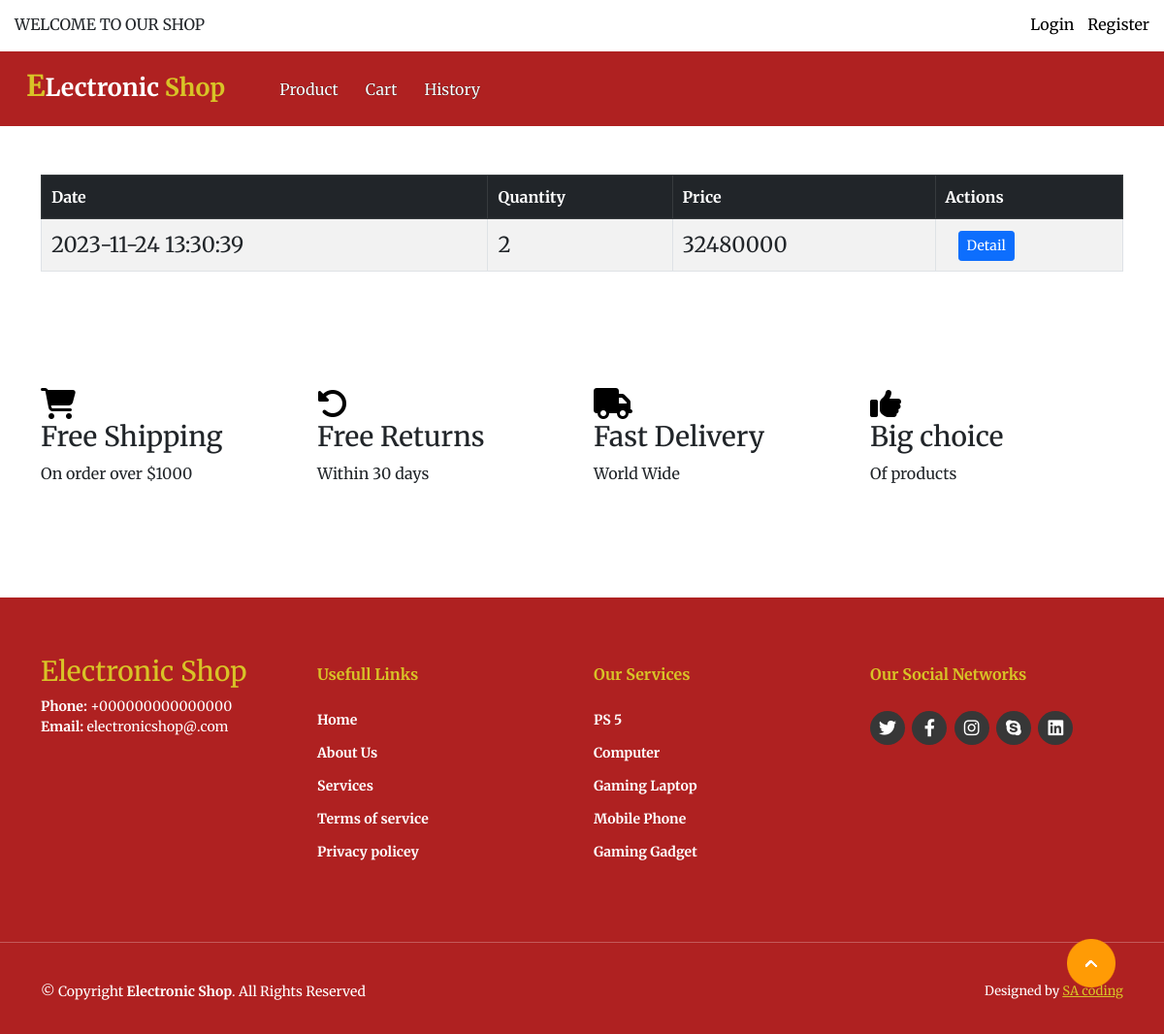
Screenshot of /history.php?id=73 with the database file from the repository.
### tables this page shows
CREATE TABLE `transaction` (
  `id` bigint NOT NULL AUTO_INCREMENT,
  `cart_id` bigint DEFAULT NULL,
  `total_price` bigint DEFAULT NULL,
  `total_quantity` bigint DEFAULT NULL,
  `transaction_date` datetime DEFAULT NULL,
  `user_id` bigint DEFAULT NULL,
  PRIMARY KEY (`id`),
  KEY `cart_id` (`cart_id`),
  KEY `fk_user_id` (`user_id`),
  CONSTRAINT `fk_user_id` FOREIGN KEY (`user_id`) REFERENCES `user` (`id`),
  CONSTRAINT `transaction_ibfk_1` FOREIGN KEY (`cart_id`) REFERENCES `cart` (`id`)
);

### history.php (the view, shortened to what this page needs)
<!DOCTYPE html>
<html lang="en">
<head>
    <link rel="stylesheet" href="style.css">
    <link href="https://cdn.jsdelivr.net/npm/bootstrap@5.0.2/dist/css/bootstrap.min.css" rel="stylesheet"
>
    <link rel="stylesheet" href="https://cdnjs.cloudflare.com/ajax/libs/font-awesome/6.2.0/css/all.min.css">
</head>
<body>
    <div class="fixed-top">
        <div class="top-navbar  bg-white">
            <p>WELCOME TO OUR SHOP</p>
            <div class="icons">
                <a href="login.php"><img src="./images/register.png" alt="" width="18px">Login</a>
                <a href="register.php"><img src="./images/register.png" alt="" width="18px">Register</a>
            </div>
        </div>
        <nav class="navbar navbar-expand-lg" id="navbar">
            <div class="container-fluid">
                <a class="navbar-brand" href="" id="logo"><span id="span1">E</span>Lectronic <span>Shop</span></a>
                <div class="collapse navbar-collapse" id="navbarSupportedContent">
                    <ul class="navbar-nav me-auto mb-2 mb-lg-0">
                        <li class="nav-item">
                            <a class="nav-link" id="productLink" href="">Product</a>
                        </li>
                        <li class="nav-item">
                            <a class="nav-link" id="cartLink" href="#">Cart</a>
                        </li>
                        <li class="nav-item">
                            <a class="nav-link" id="historyLink" href="">History</a>
                        </li>
                    </ul>
                </div>
            </div>
        </nav>
    </div>
    <div class="container mt-5">
        <div class="table-responsive">
            <table class="table  table-hover table-bordered table-striped" id="sortable-table">
                <thead>
                    <tr class="table-dark">
                        <th data-sort="date">Date</th>
                        <th data-sort="number">Quantity</th>
                        <th data-sort="number">Price</th>
                        <th>Actions</th>
                    </tr>
                </thead>
                <tbody>
                    <?php
                    $servername = "localhost";
                    $username = "root";
                    $password = "12345678";
                    $database = "projectlaptop";
                    $connection = new mysqli($servername, $username, $password, $database);
                    $user_id = $_GET['id'];
                    $sql = "SELECT id,transaction_date,total_quantity,total_price
                            FROM transaction
                            WHERE user_id = $user_id
                            ORDER BY transaction_date DESC";
                    $result = $connection->query($sql);
                    while ($row = $result->fetch_assoc()) {
                        echo "<tr>";
                        echo "<td >" . $row["transaction_date"] . "</td>";
                        echo "<td>" . $row["total_quantity"] . "</td>";
                        echo "<td>" . $row["total_price"] . "</td>";
                        echo "<td>
                            <a href='history_product.php?transactionId={$row['id']}' class='btn btn-primary btn-sm detail-button'>Detail</a>
                            </td>";
                        echo "</tr>";
                    }
                    ?>
                </tbody>
            </table>
        </div>
    </div>
    <div class="container" id="offer">
        <div class="row">
            <div class="col-md-3 py-3 py-md-0">
                <i class="fa-solid fa-cart-shopping"></i>
                <h3>Free Shipping</h3>
                <p>On order over $1000</p>
            </div>
            <div class="col-md-3 py-3 py-md-0">
                <i class="fa-solid fa-rotate-left"></i>
                <h3>Free Returns</h3>
                <p>Within 30 days</p>
            </div>
            <div class="col-md-3 py-3 py-md-0">
                <i class="fa-solid fa-truck"></i>
                <h3>Fast Delivery</h3>
                <p>World Wide</p>
            </div>
            <div class="col-md-3 py-3 py-md-0">
                <i class="fa-solid fa-thumbs-up"></i>
                <h3>Big choice</h3>
                <p>Of products</p>
            </div>
        </div>
    </div>
    <footer id="footer">
        <div class="footer-top">
            <div class="container">
                <div class="row">
                    <div class="col-lg-3 col-md-6 footer-contact">
                        <h3>Electronic Shop</h3>
                        <strong>Phone:</strong> +000000000000000 <br>
                        <strong>Email:</strong> electronicshop@.com <br>
                    </div>
                    <div class="col-lg-3 col-md-6 footer-links">
                        <h4>Usefull Links</h4>
                        <ul>
                            <li><a href="#">Home</a></li>
                            <li><a href="#">About Us</a></li>
                            <li><a href="#">Services</a></li>
                            <li><a href="#">Terms of service</a></li>
                            <li><a href="#">Privacy policey</a></li>
                        </ul>
                    </div>
                    <div class="col-lg-3 col-md-6 footer-links">
                        <h4>Our Services</h4>
                        <ul>
                            <li><a href="#">PS 5</a></li>
                            <li><a href="#">Computer</a></li>
                            <li><a href="#">Gaming Laptop</a></li>
                            <li><a href="#">Mobile Phone</a></li>
                            <li><a href="#">Gaming Gadget</a></li>
                        </ul>
                    </div>
                    <div class="col-lg-3 col-md-6 footer-links">
                        <h4>Our Social Networks</h4>
                        <div class="socail-links mt-3">
                            <a href="#"><i class="fa-brands fa-twitter"></i></a>
                            <a href="#"><i class="fa-brands fa-facebook-f"></i></a>
                            <a href="#"><i class="fa-brands fa-instagram"></i></a>
                            <a href="#"><i class="fa-brands fa-skype"></i></a>
                            <a href="#"><i class="fa-brands fa-linkedin"></i></a>
                        </div>
                    </div>
                </div>
            </div>
        </div>
        <hr>
        <div class="container py-4">
            <div class="copyright">
                &copy; Copyright <strong><span>Electronic Shop</span></strong>. All Rights Reserved
            </div>
            <div class="credits">
                Designed by <a href="#">SA coding</a>
            </div>
        </div>
    </footer>
    <a href="#" class="arrow"><i><img src="./images/arrow.png" alt=""></i></a>
</body>
</html>

### style.css (style rules this page uses)
* { margin: 0; padding: 0; box-sizing: border-box; outline: none; font-family: 'Merriweather', serif; }
.top-navbar { display: flex; justify-content: space-between; }
.top-navbar p { margin-top: 13px; margin-left: 15px; }
.top-navbar .icons { margin-top: 13px; margin-right: 15px; }
.top-navbar a { text-decoration: none; color: black; margin-left: 10px; }
#navbar { background-color: #AF2121; }
#logo { margin-left: 15px; color: white; font-size: 25px; font-weight: bold; margin-bottom: 6px; }
#logo span { color: #D8C327; }
#logo #span1 { font-size: 30px; }
.navbar-nav { margin-left: 20px; }
.nav-item { margin-left: 10px; }
.nav-item .nav-link { color: white; margin-left: 2px; text-shadow: 0px 0px 1px black; transition: 0.5s ease; }
.btn { margin-left: 13px; }
#offer { margin-top: 100px; }
#offer i { font-size: 32px; color: black; }
#footer { padding: 0 0 30px 0px; color: white; font-size: 14px; background-color: #AF2121; margin-top: 100px; }
#footer .footer-top { padding: 60px 0 30px 0; width: 100%; background-color: #AF2121; color: white; }
#footer .footer-top .footer-contact { margin-bottom: 30px; }
#footer .footer-top .footer-contact h3 { color: #D8C327; }
#footer .footer-top h4 { font-size: 16px; font-weight: bold; position: relative; padding-bottom: 12px; }
#footer .footer-top .footer-links { margin-bottom: 30px; margin-top: 10px; }
#footer .footer-top .footer-links h4 { color: #D8C327; }
#footer .footer-top .footer-links ul { list-style: none; padding: 0; margin: 0; }
#footer .footer-top .footer-links ul li { padding: 10px 0; display: flex; align-items: center; }
#footer .footer-top .footer-links ul li a { text-decoration: none; color: white; display: inline-block; line-height: 1; font-weight: bold; transition: 0.5s ease; }
#footer .footer-top .socail-links a { font-size: 18px; display: inline-block; text-decoration: none; background-color: #373737; color: white; line-height: 1; padding: 8px 0; margin-right: 4px; border-radius: 50%; text-align: center; width: 36px; transition: 0.5s ease; }
#footer .copyright { text-align: center; float: left; }
#footer .credits { float: right; text-align: center; font-size: 13px; }
#footer .credits a { color: #D8C327; }
html { scroll-behavior: smooth; }
.arrow { position: fixed; width: 50px; height: 50px; bottom: 50px; right: 50px; text-decoration: none; text-align: center; line-height: 50px; }
#sortable-table { width: 100%; border-collapse: collapse; margin-bottom: 20px; }
#sortable-table th, #sortable-table td { padding: 10px; text-align: left; vertical-align: middle; }
#sortable-table td { font-size: 22px; }

### history.php (style rules this page uses)
body { margin-top: 180px; }
.fixed-top { height: 56px; background-color: #f8f9fa; }

### rows the page displays
transaction: transaction_date "2023-11-24 13:30:39", total_quantity "2", total_price "32480000"
